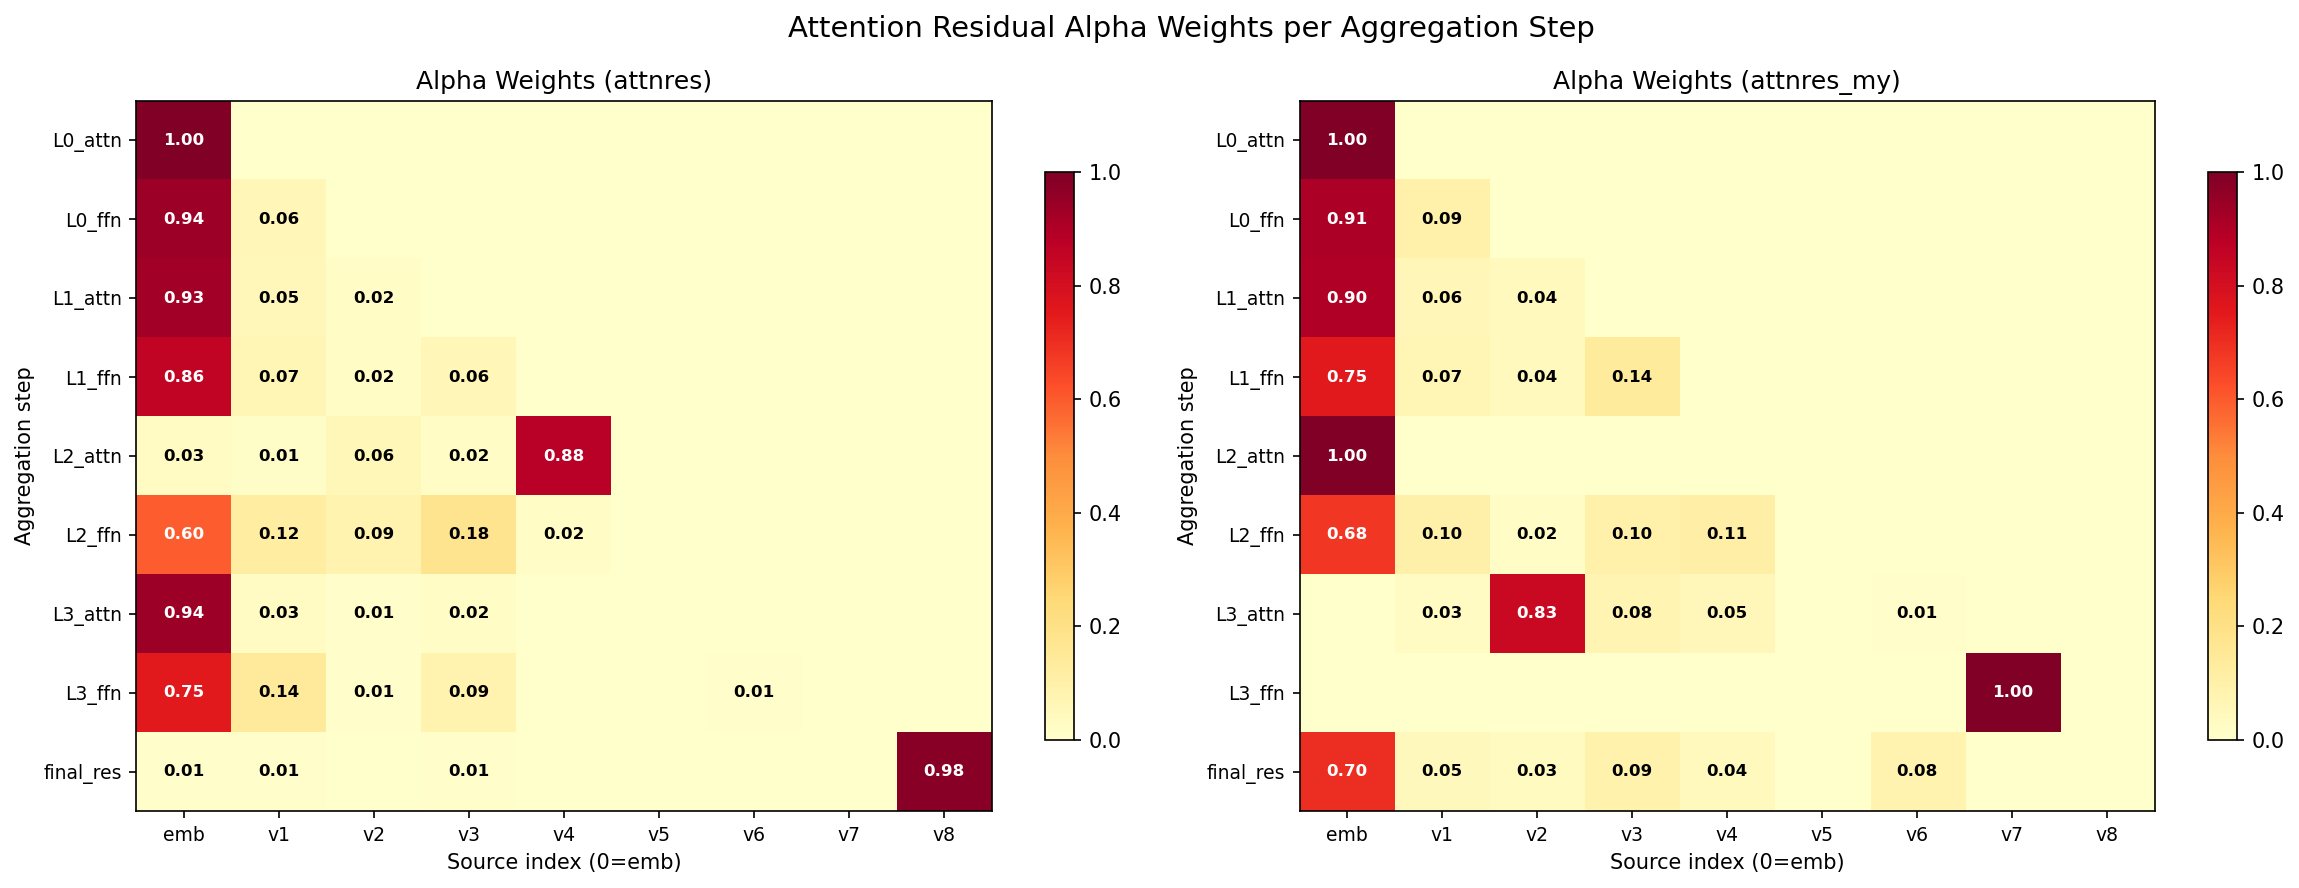

Here is the Python script that generated this plot:
"""
可视化 AttnRes 每一轮聚合的注意力权重分布（alpha 热力图）。

包含各 encoder layer 内的 attn_res / ffn_res，以及最终的 final_res。

用法：
    python analyze_peak.py                    # 默认分析 attnres
    python analyze_peak.py --model attnres_my
    python analyze_peak.py --model both
"""
import json
import argparse
import sys
import math
import torch
import numpy as np
import matplotlib
matplotlib.use("Agg")
import matplotlib.pyplot as plt

from tools.loader import load_meta
from tools.builder import build_dataloaders
from tools.configer import parse_args as _parse_args
from models.Attention_Residual_Kimi import AttnResTransformerNER, AttnResTransformerNER_MY
from models.FullAttentionResidual import FullAttentionResidual, FullAttentionResidual_MY

DEVICE = "cuda" if torch.cuda.is_available() else "cpu"
NUM_BATCHES = 50

CKPT_PATHS = {
    "attnres":    "checkpoints/attnres_transformer/best_model.pt",
    "attnres_my": "checkpoints/attnres_transformer_my/best_model.pt",
}
MODEL_CLASSES = {
    "attnres":    AttnResTransformerNER,
    "attnres_my": AttnResTransformerNER_MY,
}


# ─────────────────────────────────────────────
# 加载模型
# ─────────────────────────────────────────────
def load_model(name):
    ckpt  = torch.load(CKPT_PATHS[name], map_location="cpu")
    model = MODEL_CLASSES[name](**ckpt["model_config"])
    model.load_state_dict(ckpt["model_state_dict"])
    model.eval()
    return model.to(DEVICE)


# ─────────────────────────────────────────────
# 收集 alpha
# ─────────────────────────────────────────────
@torch.no_grad()
def collect_alpha(model, dataloader, num_batches):
    """
    收集每一轮聚合的 alpha 权重。
    返回 alpha_per_source: list[dict{source_idx -> list[float]}]
    长度 = 2*num_layers + 1（含 final_res）
    """
    captured_alpha  = []
    captured_sources = []

    def make_alpha_wrapper(module):
        orig = module.forward

        def patched_forward(query, sources, attention_mask=None):
            V = torch.stack(sources, dim=0)
            if isinstance(module, FullAttentionResidual):
                K      = module.norm(V)
                logits = torch.einsum("d,sbtd->sbt", query, K)
                alpha  = torch.softmax(logits, dim=0)
            else:
                mask_f = attention_mask
                if mask_f is not None:
                    denom  = mask_f.to(V.dtype).sum(dim=1, keepdim=True).clamp_min(1.0)
                    pooled = (V * mask_f.to(V.dtype).unsqueeze(0).unsqueeze(-1)).sum(dim=2) / denom.unsqueeze(0)
                else:
                    pooled = V.mean(dim=2)
                K      = module.k_proj(pooled)
                logits = torch.einsum("d,sbd->sb", query, K) / math.sqrt(module.d_model)
                alpha  = torch.softmax(logits, dim=0)
            captured_alpha.append(alpha.detach())
            captured_sources.append(len(sources))
            return orig(query, sources, attention_mask)

        module.forward = patched_forward

    # 挂 monkey-patch
    for layer in model.encoder.layers:
        make_alpha_wrapper(layer.attn_res)
        make_alpha_wrapper(layer.ffn_res)
    if hasattr(model.encoder, 'final_res'):
        make_alpha_wrapper(model.encoder.final_res)

    # 收集
    n_sublayers = len(model.encoder.layers) * 2
    if hasattr(model.encoder, 'final_res'):
        n_sublayers += 1

    alpha_per_source = [None for _ in range(n_sublayers)]

    for batch_idx, batch in enumerate(dataloader):
        if num_batches is not None and batch_idx >= num_batches:
            break

        ids  = batch["input_ids"].to(DEVICE)
        mask = batch["attention_mask"].to(DEVICE).bool()

        captured_alpha.clear()
        captured_sources.clear()
        model(ids, attention_mask=mask)

        for l, alpha in enumerate(captured_alpha):
            n_src = captured_sources[l]

            if alpha_per_source[l] is None:
                alpha_per_source[l] = {s: [] for s in range(n_src)}
            for s in range(n_src):
                if s not in alpha_per_source[l]:
                    alpha_per_source[l][s] = []

            for s in range(n_src):
                if alpha.dim() == 3:
                    # [S, B, T] → per token
                    a_s = alpha[s][mask]
                    alpha_per_source[l][s].extend(a_s.cpu().tolist())
                else:
                    # [S, B] → per batch, expand to tokens
                    a_s = alpha[s]
                    for b in range(a_s.shape[0]):
                        n_tok = mask[b].sum().item()
                        alpha_per_source[l][s].extend([a_s[b].item()] * int(n_tok))

    return alpha_per_source


# ─────────────────────────────────────────────
# 汇总
# ─────────────────────────────────────────────
def summarize_alpha(alpha_per_source):
    result = []
    for l_dict in alpha_per_source:
        layer_summary = {}
        for s, vals in l_dict.items():
            t = torch.tensor(vals, dtype=torch.float32)
            layer_summary[s] = {"mean": t.mean().item(), "std": t.std().item()}
        result.append(layer_summary)
    return result


# ─────────────────────────────────────────────
# 打印
# ─────────────────────────────────────────────
def get_sublayer_names(n):
    names = []
    n_layers = (n - 1) // 2 if n % 2 == 1 else n // 2
    for i in range(n_layers):
        names.append(f"L{i}_attn")
        names.append(f"L{i}_ffn")
    if n % 2 == 1:
        names.append("final_res")
    return names


def print_alpha(summary, model_name):
    n = len(summary)
    names = get_sublayer_names(n)

    print(f"\n{'='*80}")
    print(f"  {model_name}  —  Alpha 权重分配")
    print(f"{'='*80}")
    for l in range(n):
        n_src = len(summary[l])
        alpha_strs = []
        for s in range(n_src):
            a = summary[l][s]
            src_name = "emb" if s == 0 else f"v{s}"
            alpha_strs.append(f"{src_name}:{a['mean']:.3f}")
        print(f"  {names[l]:<12}  α = [{', '.join(alpha_strs)}]")
    print(f"{'='*80}\n")


# ─────────────────────────────────────────────
# 绘图：alpha 热力图
# ─────────────────────────────────────────────
def plot(all_summaries, save_path="analyze_peak.png"):
    n_models = len(all_summaries)
    fig, axes = plt.subplots(1, n_models, figsize=(8 * n_models, 6), squeeze=False)

    for idx, (name, summary) in enumerate(all_summaries.items()):
        ax = axes[0][idx]
        n = len(summary)
        max_src = max(len(d) for d in summary)
        names = get_sublayer_names(n)

        mat = np.zeros((n, max_src))
        for l in range(n):
            for s, val in summary[l].items():
                mat[l, s] = val["mean"]

        im = ax.imshow(mat, aspect="auto", cmap="YlOrRd", vmin=0, vmax=1)
        ax.set_title(f"Alpha Weights ({name})", fontsize=12)
        ax.set_xlabel("Source index (0=emb)", fontsize=10)
        ax.set_ylabel("Aggregation step", fontsize=10)
        ax.set_yticks(range(n))
        ax.set_yticklabels(names, fontsize=9)
        ax.set_xticks(range(max_src))
        src_labels = ["emb"] + [f"v{i}" for i in range(1, max_src)]
        ax.set_xticklabels(src_labels, fontsize=9)
        plt.colorbar(im, ax=ax, shrink=0.8)

        # 标注数值
        for l in range(n):
            for s in range(max_src):
                if mat[l, s] > 0.005:
                    ax.text(s, l, f"{mat[l,s]:.2f}", ha="center", va="center",
                            fontsize=8, fontweight="bold",
                            color="white" if mat[l, s] > 0.5 else "black")

    plt.suptitle("Attention Residual Alpha Weights per Aggregation Step", fontsize=14)
    plt.tight_layout()
    plt.savefig(save_path, dpi=150, bbox_inches="tight")
    print(f"图已保存到 {save_path}")


# ─────────────────────────────────────────────
# main
# ─────────────────────────────────────────────
def main():
    parser = argparse.ArgumentParser()
    parser.add_argument("--model", type=str, default="attnres",
                        choices=["attnres", "attnres_my", "both"])
    parser.add_argument("--save_json", type=str, default="analyze_peak.json")
    parser.add_argument("--save_png",  type=str, default="analyze_peak.png")
    my_args, remaining = parser.parse_known_args()
    sys.argv = [sys.argv[0]] + remaining

    base_args = _parse_args()
    meta = load_meta(base_args)
    train_loader, _ = build_dataloaders(base_args, meta["char2id"], meta["tag2id"])

    names = ["attnres", "attnres_my"] if my_args.model == "both" else [my_args.model]

    all_summaries = {}
    for name in names:
        print(f"\n收集 {name} ...")
        model = load_model(name)
        raw   = collect_alpha(model, train_loader, NUM_BATCHES)
        summary = summarize_alpha(raw)
        all_summaries[name] = summary
        print_alpha(summary, name)
        del model

    # 保存 json
    save_data = {}
    for name, summary in all_summaries.items():
        save_data[name] = []
        for l_dict in summary:
            save_data[name].append({str(s): v for s, v in l_dict.items()})
    with open(my_args.save_json, "w") as f:
        json.dump(save_data, f, indent=2, ensure_ascii=False)
    print(f"数据已保存到 {my_args.save_json}")

    plot(all_summaries, my_args.save_png)


if __name__ == "__main__":
    main()
